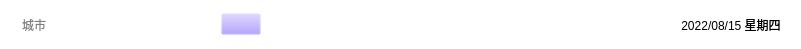
    <widget class="QWidget" name="widget_4" native="true">
     <property name="geometry">
      <rect>
       <x>0</x>
       <y>0</y>
       <width>801</width>
       <height>49</height>
      </rect>
     </property>
     <property name="styleSheet">
      <string notr="true">background-color: rgba(0, 170, 255,0);</string>
     </property>
     <layout class="QHBoxLayout" name="horizontalLayout_4">
      <property name="leftMargin">
       <number>15</number>
      </property>
      <property name="rightMargin">
       <number>20</number>
      </property>
      <item>
       <widget class="QLineEdit" name="leCity">
        <property name="minimumSize">
         <size>
          <width>200</width>
          <height>0</height>
         </size>
        </property>
        <property name="maximumSize">
         <size>
          <width>200</width>
          <height>16777215</height>
         </size>
        </property>
        <property name="styleSheet">
         <string notr="true">font: 14pt &quot;Microsoft YaHei UI&quot;;
background-color: rgb(255, 255, 255);
border-radius: 4px;
padding: 1px 5px</string>
        </property>
        <property name="placeholderText">
         <string>城市</string>
        </property>
       </widget>
      </item>
      <item>
       <widget class="QPushButton" name="btnSearch">
        <property name="cursor">
         <cursorShape>OpenHandCursor</cursorShape>
        </property>
        <property name="mouseTracking">
         <bool>false</bool>
        </property>
        <property name="styleSheet">
         <string notr="true">background-color: rgba(157, 133, 255,0);</string>
        </property>
        <property name="text">
         <string/>
        </property>
        <property name="icon">
         <iconset resource="main.qrc">
          <normaloff>:/res/search.png</normaloff>:/res/search.png</iconset>
        </property>
       </widget>
      </item>
      <item>
       <spacer name="horizontalSpacer_3">
        <property name="orientation">
         <enum>Qt::Horizontal</enum>
        </property>
        <property name="sizeHint" stdset="0">
         <size>
          <width>309</width>
          <height>20</height>
         </size>
        </property>
       </spacer>
      </item>
      <item>
       <widget class="QLabel" name="lblDate">
        <property name="styleSheet">
         <string notr="true">font: 20pt &quot;Arial&quot;;
background-color: rgba(255, 255, 255,0);</string>
        </property>
        <property name="text">
         <string>2022/08/15 星期四</string>
        </property>
        <property name="alignment">
         <set>Qt::AlignCenter</set>
        </property>
       </widget>
      </item>
     </layout>
    </widget>
